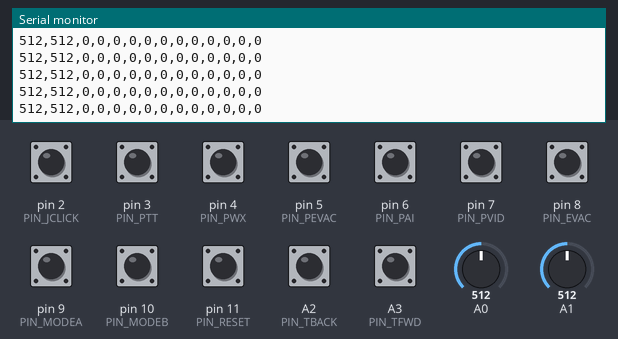
This sketch was run on a simulated Arduino Uno, built with avr-gcc and run on an emulated ATmega328P. Parts: the last lines printed to the serial monitor. The inputs (shaded band) are chosen by the test bench; at power-on: A2 (PIN_TBACK), A3 (PIN_TFWD), pin 2 (PIN_JCLICK), pin 3 (PIN_PTT), pin 4 (PIN_PWX), pin 5 (PIN_PEVAC), pin 6 (PIN_PAI), pin 7 (PIN_PVID), pin 8 (PIN_EVAC), pin 9 (PIN_MODEA), pin 10 (PIN_MODEB), pin 11 (PIN_RESET) HIGH, A0 = 512, A1 = 512.

Above: at 1.2 s.
1.3 s: A0 set to 716
At 2.3 s:
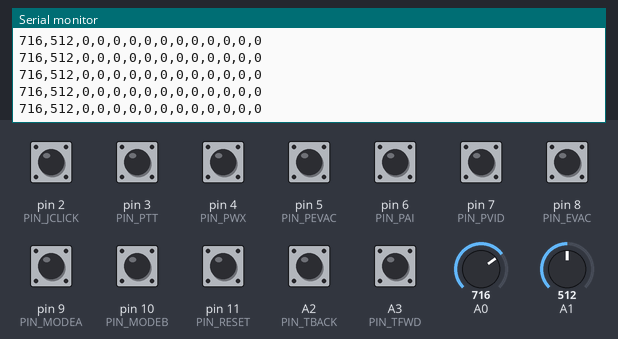
2.8 s: A1 set to 716
At 3.5 s:
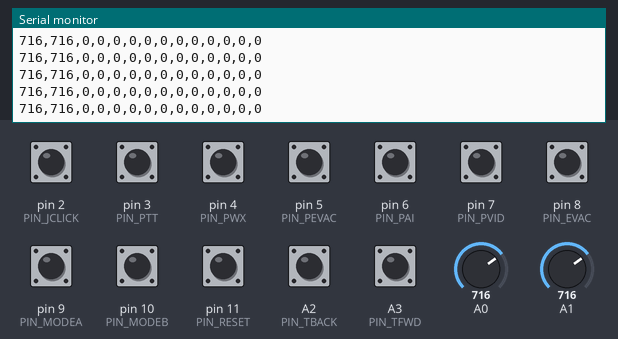
5.8 s: pin 2 (PIN_JCLICK) pulled LOW for 0.15 s
7.4 s: pin 3 (PIN_PTT) pulled LOW for 0.15 s
9.0 s: A0 set to 0
At 9.7 s:
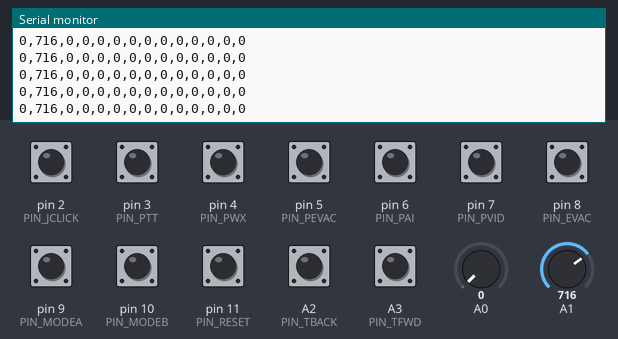
12.0 s: pin 4 (PIN_PWX) pulled LOW for 0.15 s
Timing chart, 0 to 14.6 s (numbered marks = the images above; inputs shaded):
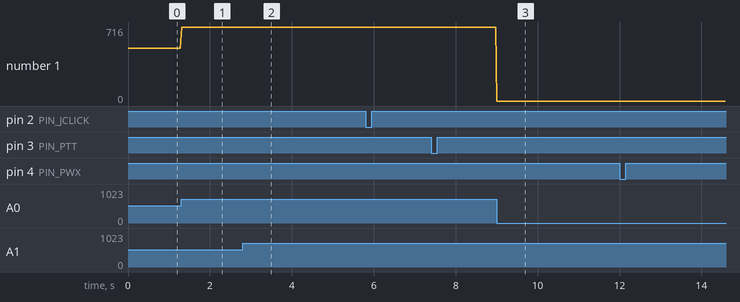

The sketch:

marshal_board.ino
```cpp
// Marshal Management — Hardware Command Board firmware
// Target: Arduino UNO
// Sends a CSV line at ~30 Hz over USB serial.
//
// Wiring:
//   A0  joystick X
//   A1  joystick Y
//   A2  TIME_BACK   (rewind sim −30 min)    (active LOW, INPUT_PULLUP)
//   A3  TIME_FWD    (advance sim +30 min)   (active LOW, INPUT_PULLUP)
//   D2  joystick click (active LOW, INPUT_PULLUP)
//   D3  push-to-talk           (active LOW, INPUT_PULLUP)
//   D4  panel: weather         (active LOW, INPUT_PULLUP)
//   D5  panel: evacuation
//   D6  panel: advisor
//   D7  panel: video
//   D8  EVACUATE (red button)
//   D9  mode switch A
//   D10 mode switch B
//   D11 reset (recessed)
//
// Buttons connect pin to GND. INPUT_PULLUP idle = HIGH = 1, pressed = LOW = 0.
// We invert in firmware so "1" = active to keep the host parser simple.

const uint8_t PIN_JCLICK = 2;
const uint8_t PIN_PTT    = 3;
const uint8_t PIN_PWX    = 4;
const uint8_t PIN_PEVAC  = 5;
const uint8_t PIN_PAI    = 6;
const uint8_t PIN_PVID   = 7;
const uint8_t PIN_EVAC   = 8;
const uint8_t PIN_MODEA  = 9;
const uint8_t PIN_MODEB  = 10;
const uint8_t PIN_RESET  = 11;
const uint8_t PIN_TBACK  = A2;
const uint8_t PIN_TFWD   = A3;

uint8_t buttons[] = {
  PIN_JCLICK, PIN_PTT, PIN_PWX, PIN_PEVAC,
  PIN_PAI, PIN_PVID, PIN_EVAC, PIN_MODEA,
  PIN_MODEB, PIN_RESET, PIN_TBACK, PIN_TFWD
};

void setup() {
  Serial.begin(115200);
  for (uint8_t i = 0; i < sizeof(buttons); i++) {
    pinMode(buttons[i], INPUT_PULLUP);
  }
}

inline int activeLow(uint8_t pin) {
  return digitalRead(pin) == LOW ? 1 : 0;
}

void loop() {
  int jx = analogRead(A0);
  int jy = analogRead(A1);

  int jClick   = activeLow(PIN_JCLICK);
  int ptt      = activeLow(PIN_PTT);
  int wx       = activeLow(PIN_PWX);
  int evacP    = activeLow(PIN_PEVAC);
  int aiP      = activeLow(PIN_PAI);
  int vidP     = activeLow(PIN_PVID);
  int evacuate = activeLow(PIN_EVAC);
  int modeA    = activeLow(PIN_MODEA);
  int modeB    = activeLow(PIN_MODEB);
  int rst      = activeLow(PIN_RESET);
  int tBack    = activeLow(PIN_TBACK);
  int tFwd     = activeLow(PIN_TFWD);

  // Order must match the parser in ArduinoService.js
  Serial.print(jx);       Serial.print(',');
  Serial.print(jy);       Serial.print(',');
  Serial.print(ptt);      Serial.print(',');
  Serial.print(wx);       Serial.print(',');
  Serial.print(evacP);    Serial.print(',');
  Serial.print(aiP);      Serial.print(',');
  Serial.print(vidP);     Serial.print(',');
  Serial.print(evacuate); Serial.print(',');
  Serial.print(modeA);    Serial.print(',');
  Serial.print(modeB);    Serial.print(',');
  Serial.print(rst);      Serial.print(',');
  Serial.print(jClick);   Serial.print(',');
  Serial.print(tBack);    Serial.print(',');
  Serial.println(tFwd);

  delay(33);
}
```

Measured:
- after the input at 1.3 s, the serial monitor: prints a new line at once (image 1)
- after the input at 2.8 s, the serial monitor: prints a new line at once (image 2)
- after the input at 9.0 s, the serial monitor: prints a new line at once (image 3)
- plotted number 1: 512 → 716 after the input at 1.3 s
